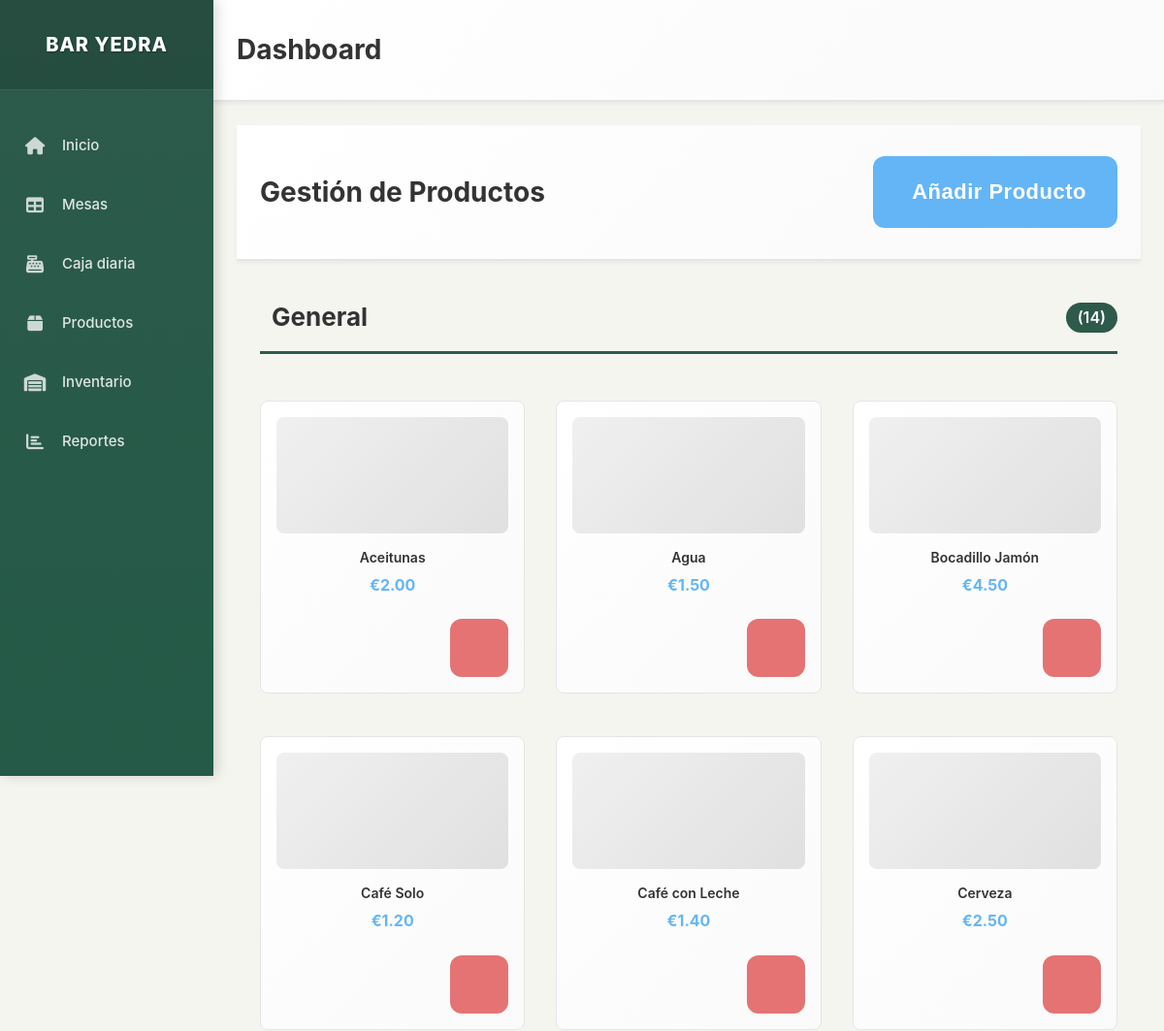
/products (upper part), run on an earlier commit of the app's database.
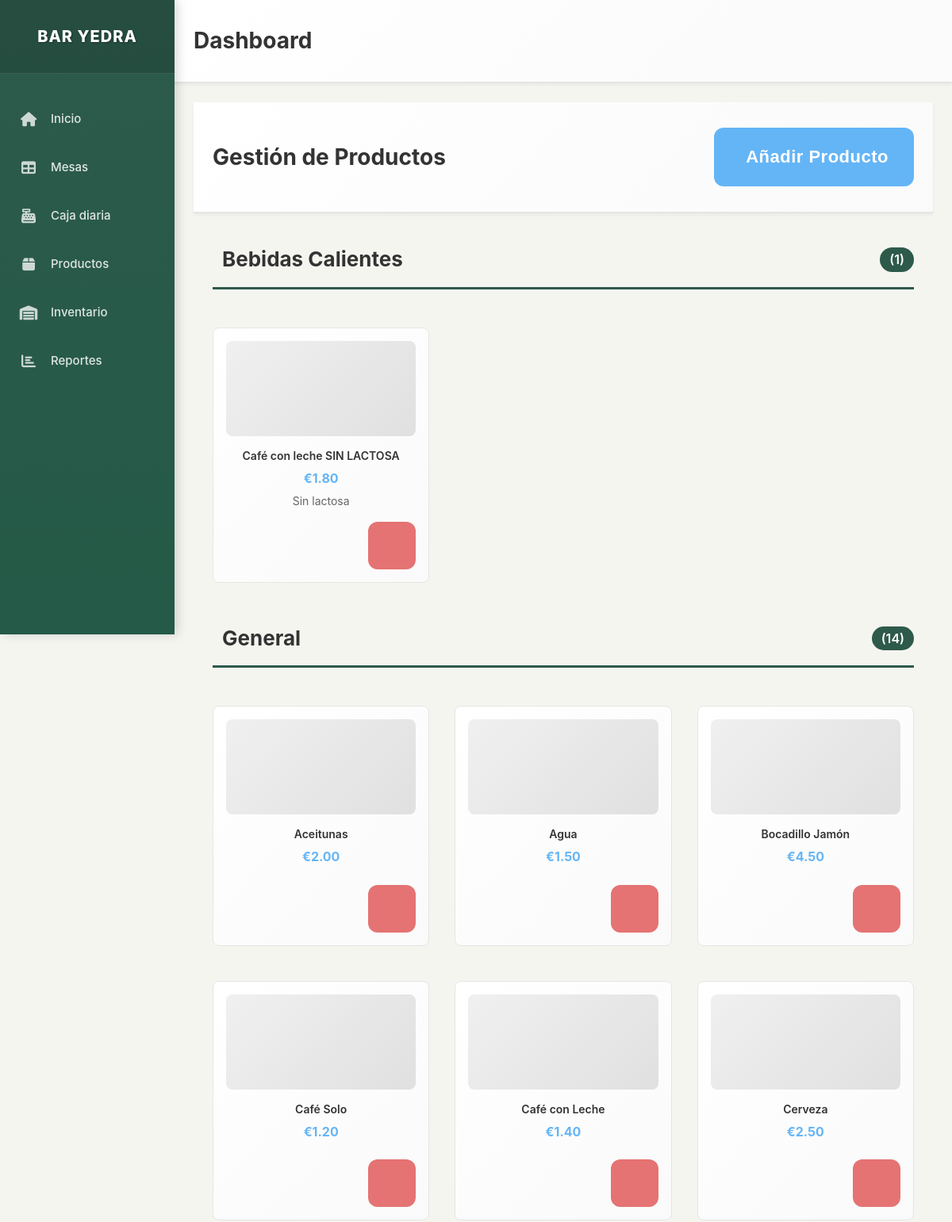
And on a later commit of the database.
### models.py (models this page shows, shortened)
class Producto(db.Model):
    id = db.Column(db.Integer, primary_key=True)
    nombre = db.Column(db.String(100), nullable=False)
    precio = db.Column(db.Numeric(10, 2), nullable=False)
    categoria = db.Column(db.String(50), nullable=False, default='General')
    foto_url = db.Column(db.String(255), nullable=True)
    descripcion = db.Column(db.Text, nullable=True)
    activo = db.Column(db.Boolean, default=True)
    orden = db.Column(db.Integer, default=0)  # Para ordenar productos en la interfaz
    stock_actual = db.Column(db.Integer, default=0)  # Cantidad actual en stock
    stock_minimo = db.Column(db.Integer, default=5)  # Alerta cuando llegue a este nivel
    unidad_medida = db.Column(db.String(20), default='unidad')  # unidad, litro, kg, etc.
    fecha_actualizacion = db.Column(db.DateTime, default=datetime.utcnow)

### app.py (the view)
@app.route('/products')
def products():
    productos = Producto.query.filter_by(activo=True).order_by(Producto.categoria, Producto.orden, Producto.nombre).all()
    productos_por_categoria = {}
    for producto in productos:
        if producto.categoria not in productos_por_categoria:
            productos_por_categoria[producto.categoria] = []
        productos_por_categoria[producto.categoria].append(producto)
    return render_template('products.html', productos_por_categoria=productos_por_categoria)

### templates/products.html (shortened to what this page needs)
{% extends "layout.html" %}
{% block content %}
<div class="content-header">
    <h1 class="page-title">Gestión de Productos</h1>
    <button class="btn btn-primary btn-lg touch-friendly" onclick="showAddProductModal()">
         Añadir Producto
    </button>
</div>
<div class="content-container">
    {% for categoria, productos in productos_por_categoria.items() %}
    <div class="category-section">
        <h2 class="category-title">
             {{ categoria }}
            <span class="category-count">({{ productos|length }})</span>
        </h2>
        <div class="products-grid">
            {% for producto in productos %}
            <div class="product-card touch-friendly">
                <div class="product-image">
                    {% if producto.foto_url %}
                        <img src="{{ producto.foto_url }}" alt="{{ producto.nombre }}" class="product-photo">
                    {% else %}
                        <div class="product-placeholder">
                        </div>
                    {% endif %}
                </div>
                <div class="product-info">
                    <h3 class="product-name">{{ producto.nombre }}</h3>
                    <p class="product-price">€{{ "%.2f"|format(producto.precio) }}</p>
                    {% if producto.descripcion %}
                        <p class="product-description">{{ producto.descripcion }}</p>
                    {% endif %}
                </div>
                <div class="product-actions">
                    <button class="btn btn-danger btn-sm touch-friendly"
                            onclick="deleteProduct({{ producto.id }}, '{{ producto.nombre }}')">
                    </button>
                </div>
            </div>
            {% endfor %}
        </div>
    </div>
    {% endfor %}
</div>
{% endblock %}

What changed in the data, as far as the page shows it:
added Producto: categoria "Bebidas Calientes", productos "1", nombre "Café con leche SIN LACTOSA", precio "1.80", descripcion "Sin lactosa"
